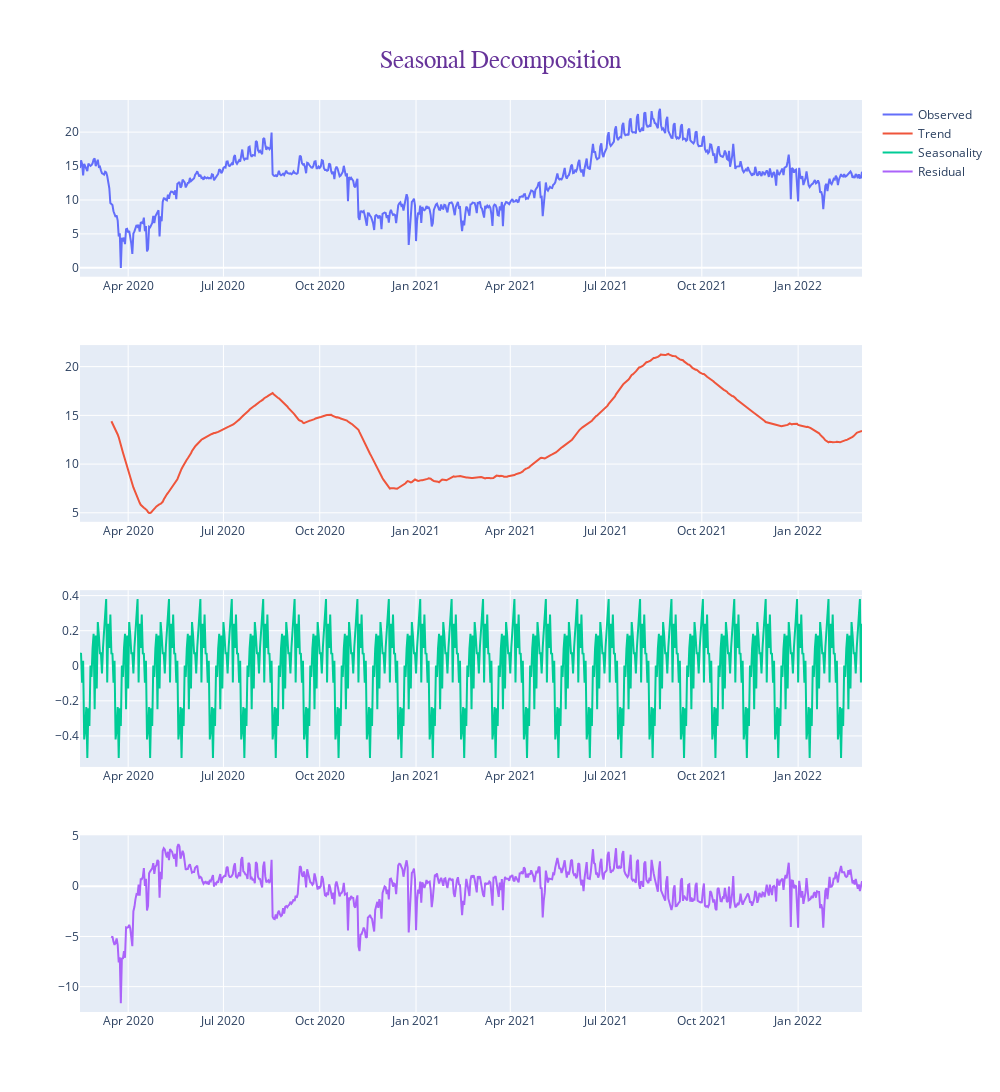

The notebook cell this image was saved under:
### Code cell
fig = make_subplots(4, 1)
index = trans.index
fig.add_trace(
    go.Scatter(x=index, y=trans["transit_stations_percent_change_from_baseline"], mode="lines", name="Observed"),
    row=1, col=1,
)

fig.add_trace(
    go.Scatter(x=index, y=trend["trend"], mode="lines", name="Trend"), 
    row=2, col=1
)

fig.add_trace(
    go.Scatter(x=index, y=seasonality["seasonal"], mode="lines", name="Seasonality"),
    row=3, col=1,
)

fig.add_trace(
    go.Scatter(x=index, y=residual["resid"], mode="lines", name="Residual"),
    row=4, col=1,
)

fig.update_layout(
    title=dict(
        text="Seasonal Decomposition",
        x=0.5,
        xanchor="center",
        yanchor="top",
        font=dict(family="Courier New, monospace", size=25, color="RebeccaPurple"),
    ),
    width=PLOT_WIDTH,
    height=PLOT_HEIGHT * 2.5,
)

### Figure 1 — Plotly figure (JSON) as saved in the notebook; plotly's stock layout.template omitted (floating-point values rounded to 4 significant figures; data arrays with more than 128 entries replaced by an {"elided": "..."} marker saying what was removed)
{"data": [{"mode": "lines", "name": "Observed", "type": "scatter", "x": {"elided": "748 str values"}, "xaxis": "x", "y": {"elided": "748 float values"}, "yaxis": "y"}, {"mode": "lines", "name": "Trend", "type": "scatter", "x": {"elided": "748 str values"}, "xaxis": "x2", "y": {"elided": "748 float values"}, "yaxis": "y2"}, {"mode": "lines", "name": "Seasonality", "type": "scatter", "x": {"elided": "748 str values"}, "xaxis": "x3", "y": {"elided": "748 float values"}, "yaxis": "y3"}, {"mode": "lines", "name": "Residual", "type": "scatter", "x": {"elided": "748 str values"}, "xaxis": "x4", "y": {"elided": "748 float values"}, "yaxis": "y4"}], "layout": {"height": 1250, "title": {"font": {"color": "RebeccaPurple", "family": "Courier New, monospace", "size": 25}, "text": "Seasonal Decomposition", "x": 0.5, "xanchor": "center", "yanchor": "top"}, "width": 1000, "xaxis": {"anchor": "y", "autorange": true, "domain": [0, 1], "range": ["2020-02-15", "2022-03-03"], "type": "date"}, "xaxis2": {"anchor": "y2", "autorange": true, "domain": [0, 1], "range": ["2020-02-15", "2022-03-03"], "type": "date"}, "xaxis3": {"anchor": "y3", "autorange": true, "domain": [0, 1], "range": ["2020-02-15", "2022-03-03"], "type": "date"}, "xaxis4": {"anchor": "y4", "autorange": true, "domain": [0, 1], "range": ["2020-02-15", "2022-03-03"], "type": "date"}, "yaxis": {"anchor": "x", "autorange": true, "domain": [0.8063, 1], "range": [-1.302, 24.73], "type": "linear"}, "yaxis2": {"anchor": "x2", "autorange": true, "domain": [0.5375, 0.7312], "range": [4.078, 22.21], "type": "linear"}, "yaxis3": {"anchor": "x3", "autorange": true, "domain": [0.2687, 0.4625], "range": [-0.5767, 0.4309], "type": "linear"}, "yaxis4": {"anchor": "x4", "autorange": true, "domain": [0, 0.1938], "range": [-12.53, 5.082], "type": "linear"}}}
